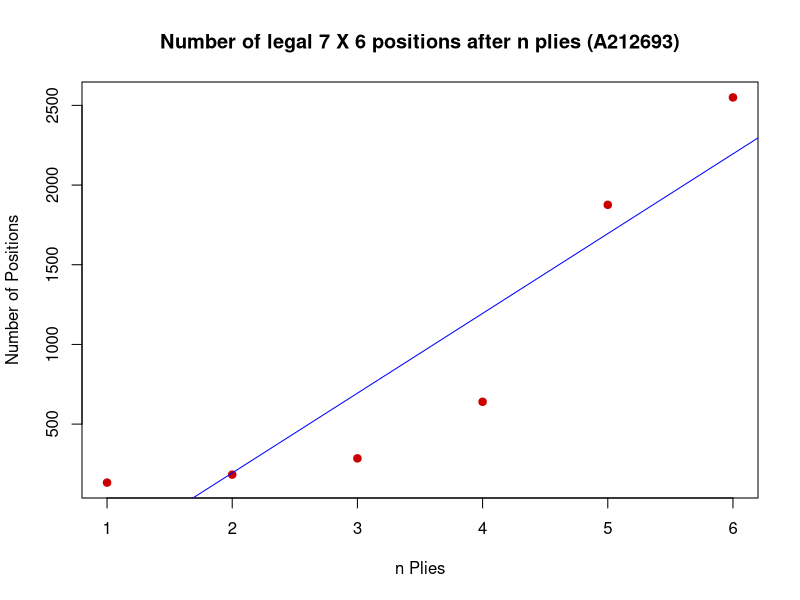
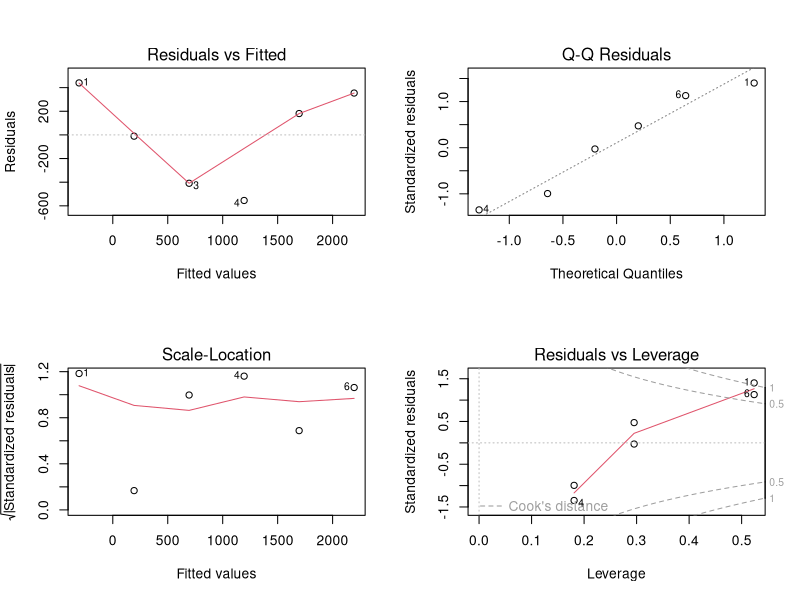
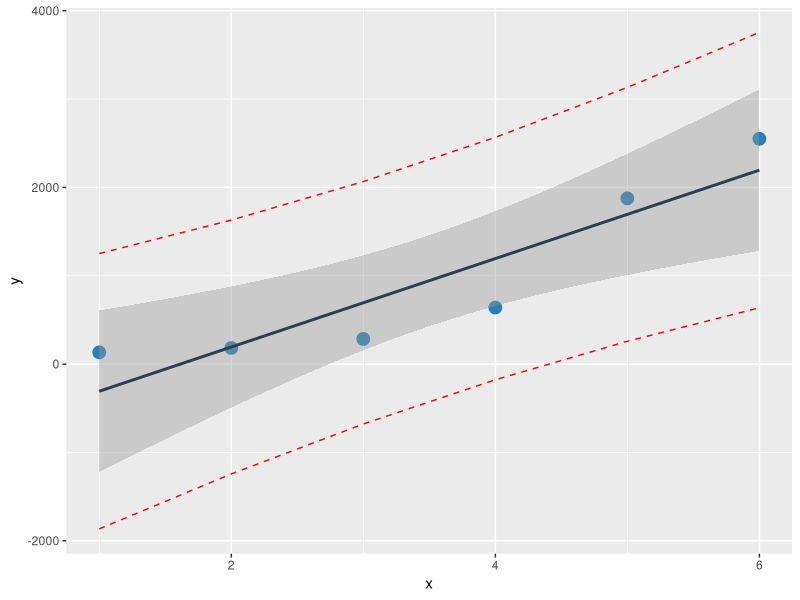

Recreate these plots in R, in order.
# File: Final Exam Plotter.R
# Course: IE 3610


rm(list = ls(all = TRUE)) #start with empty workspace

library(ggplot2)

## IMPORT data1
x <- c(1,2,3,4,5,6)
y <- c(133,183,285,640,1876,2550)
length(y)
data1 <- data.frame(x, y)

alpha=0.005
{
mean(x)

## data1 ANALYSIS
# Plots
plot(data1$x, data1$y, # Plot function
     pch = 19,         # Solid circle
     cex = 1,        # Make 1x size
     col = "#cc0000",  # Red
     main = "Number of legal 7 X 6 positions after n plies (A212693)", # Graph title
     xlab = "n Plies", # X label
     ylab = "Number of Positions") # Y label

# Regression
abline(lm(y~x,data=data1),col='blue') # Add regression line to graph
model = lm(y~x,data=data1) # Slope and intercept

# Summary Statistics
sse <- sum((fitted(model) - data1$y)^2)
ssr <- sum((fitted(model) - mean(data1$y))^2)
sst <- ssr + sse
n = sum(table(data1))
s = sqrt(sse/(n-2))
r_squared = ssr/sst
}
# Output
summary(model) # Summary statistics for data1 set (r^2 = 'Multiple R-squared')

writeLines(c(paste("SSE:",sse),
             paste("SSR:",ssr),
             paste("SST:",sst),
             paste("n =",n),
             paste("Standard Deviation Point Estimate:",s),
             paste("R-Squared:",r_squared)))

{
fit=lm(y~x)
summary(fit)
anova(fit)
fitted=fitted(fit)
residuals=resid(fit)
par(mfrow=c(2,2))
plot(fit)

temp_var <-predict(fit, interval="prediction")
new_df <- cbind(data1, temp_var)
} # Run to see residuals vs fitted

{
ggplot(new_df, aes(x=x, y=y)) + 
  geom_point(color='#2980B9', size = 4) + 
  geom_line(aes(y=lwr), color="red", linetype="dashed")+
  geom_line(aes(y=upr), color="red", linetype="dashed")+
  geom_smooth(method=lm, color='#2C3E50') 
} # Run to see interval chart

{
confint(fit, level=1-alpha)

new_x <- data.frame(x=c(0.6,0.7)) 
predict(fit, newdata = new_x, interval = 'confidence', level=1-alpha)
predict(fit, newdata = new_x, interval = 'prediction', level=1-alpha)


mean.pred.intervals <- function(x, y, pred.x) {
  n <- length(y) # Find sample size
  lm.model <- lm(y ~ x) # Fit linear model
  y.fitted <- lm.model$fitted.values # Extract the fitted values of y
  S_xx=sum((x - mean(x))^2)
  S_yy=sum((y - mean(y))^2) 
  S_xy=sum((x - mean(x))*(y - mean(y)))
  cat(sprintf("S_xx=: %.3f\n", S_xx))
  cat(sprintf("S_yy=: %.3f\n", S_yy))
  cat(sprintf("S_xy=: %.3f\n", S_xy))
  
  # Coefficients of the linear model, beta0 and beta1
  b0 <- lm.model$coefficients[1]
  b1 <- lm.model$coefficients[2]
  cat(sprintf("beta0=: %.3f\n", b0))
  cat(sprintf("beta1=: %.3f\n", b1))
  alt_b1=S_xy/S_xx #alteranttive computing formula 
  alt_b0=mean(y)-alt_b1*mean(x) #alteranttive computing formula 
  cat(sprintf("alt_beta0=: %.3f\n", alt_b0))
  cat(sprintf("alt_beta1=: %.3f\n", alt_b1))
  
  # Find SSE and MSE
  sse <- sum((y - y.fitted)^2)
  cat(sprintf("SSE=: %.3f\n", sse))
  alt_sse=S_yy-alt_b1*S_xy #alteranttive computing formula 
  cat(sprintf("alt_SSE=: %.3f\n", alt_sse))
  mse <- sse / (n - 2)
  cat(sprintf("s^2=: %.3f\n", mse))
  alt_mse=alt_sse/(n-2) #alteranttive computing formula 
  cat(sprintf("alt_s^2=: %.3f\n", alt_mse))
  s <- sqrt(sse / (n - 2))
  cat(sprintf("s=: %.3f\n", s))
  alt_s=sqrt(alt_mse) #alteranttive computing formula 
  cat(sprintf("alt_s=: %.3f\n", alt_s))
  
  
  pred.y <- b1 * pred.x + b0 # Predict y at the given value of x (argument pred.x)
  cat(sprintf("hatY=: %.3f\n", pred.y))
  
  
  t.val <- qt(1-alpha/2, n - 2) # Critical value of t
  cat(sprintf("t=: %.3f\n", t.val))
  
  beta1.se.fit <-s / sqrt(S_xx) # standard error of beta 1
  cat(sprintf("s_beta1=: %.3f\n", beta1.se.fit))
  mean.se.fit <- s*sqrt((1 / n + (pred.x - mean(x))^2 / S_xx)) # Standard error of the mean estimate
  cat(sprintf("smeanY=: %.3f\n", mean.se.fit))
  pred.se.fit <- s*sqrt((1 + (1 / n) + (pred.x - mean(x))^2 / S_xx))  # Standard error of the prediction
  cat(sprintf("spredY=: %.3f\n", pred.se.fit))
  
  # Beta 1 Upper and Lower Confidence limits at alpha Confidence
  b1.conf.upper <- b1 + t.val * beta1.se.fit
  b1.conf.lower <- b1 - t.val * beta1.se.fit
  
  # Mean Estimate Upper and Lower Confidence limits at alpha Confidence
  mean.conf.upper <- pred.y + t.val * mean.se.fit
  mean.conf.lower <- pred.y - t.val * mean.se.fit
  
  # Prediction Upper and Lower Confidence limits at alpha Confidence
  pred.conf.upper <- pred.y + t.val * pred.se.fit
  pred.conf.lower <- pred.y - t.val * pred.se.fit
  
  
  
  # Build data.frame of upper and lower limits calculated above, as well as the predicted y and beta 1 values
  upper <- data.frame(rbind(round(b1.conf.upper, 3), round(mean.conf.upper, 3), round(pred.conf.upper, 3)))
  lower <- data.frame(rbind(round(b1.conf.lower, 3), round(mean.conf.lower, 3), round(pred.conf.lower, 3)))
  fit <- data.frame(rbind(round(b1, 3), round(pred.y, 3), round(pred.y, 3)))
  
  # Collect all into data.frame and rename columns
  results <- data.frame(cbind(lower, upper, fit), row.names = c('Coefficient', 'Mean', 'Prediction'))
  colnames(results) <- c('Lower', 'Upper', 'Fit')
  
  return(results)
}

mean.pred.intervals(x, y, 0.6)

mean.pred.intervals(x, y, 0.7)
} # Run to see more output statistics

